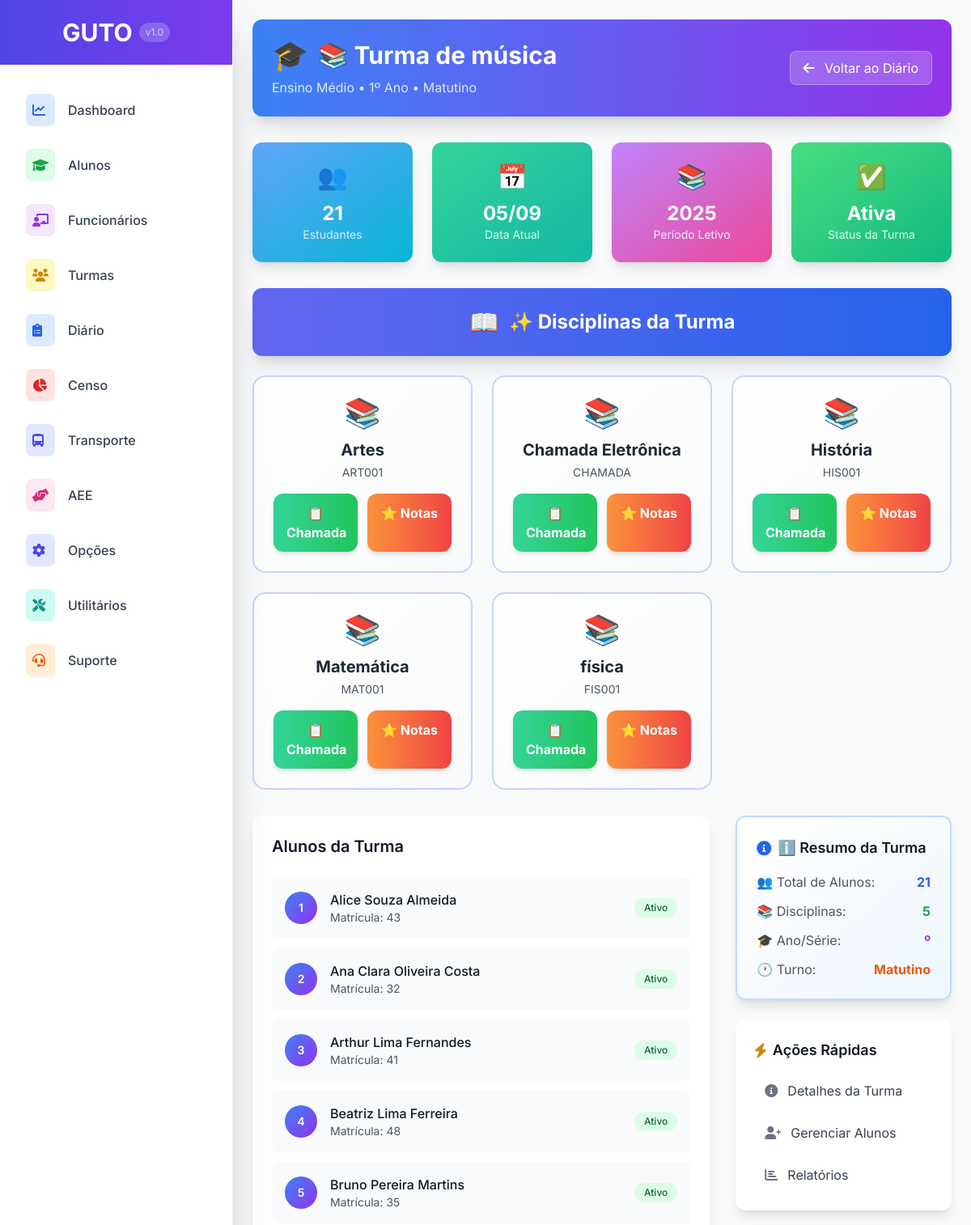
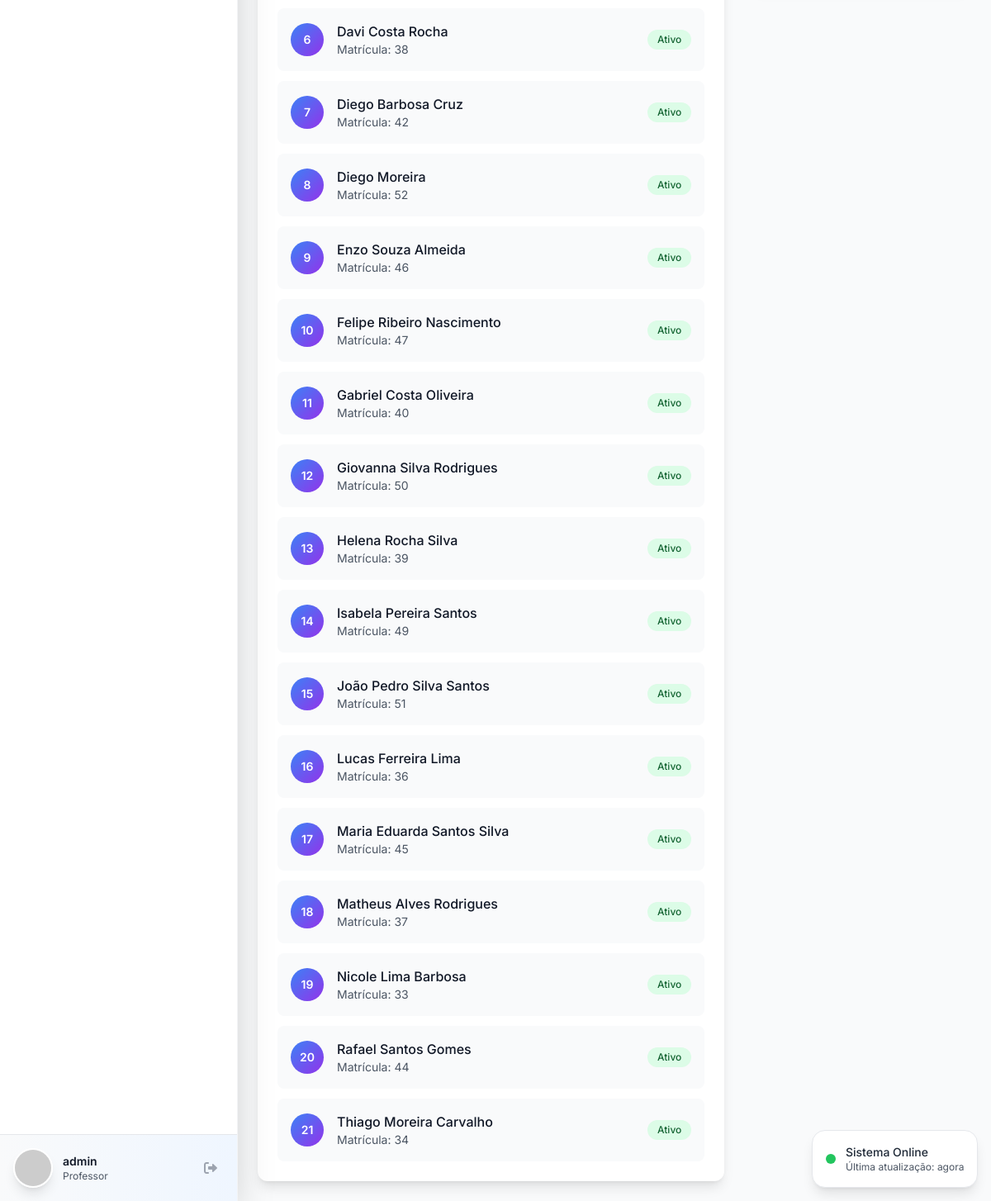
The app's page /diario/turma/5/ (signed in), older data (2 pictures, top to bottom).
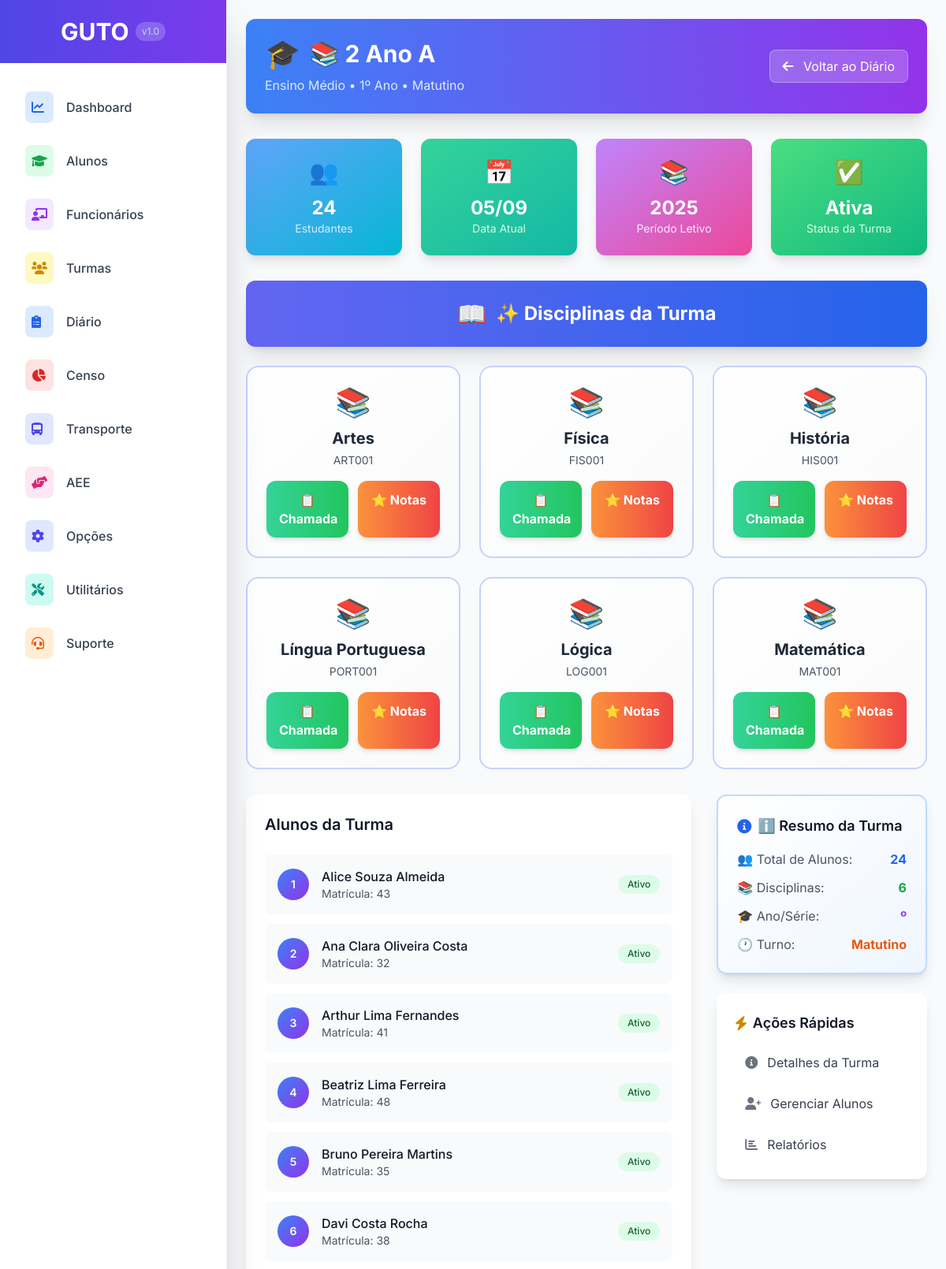
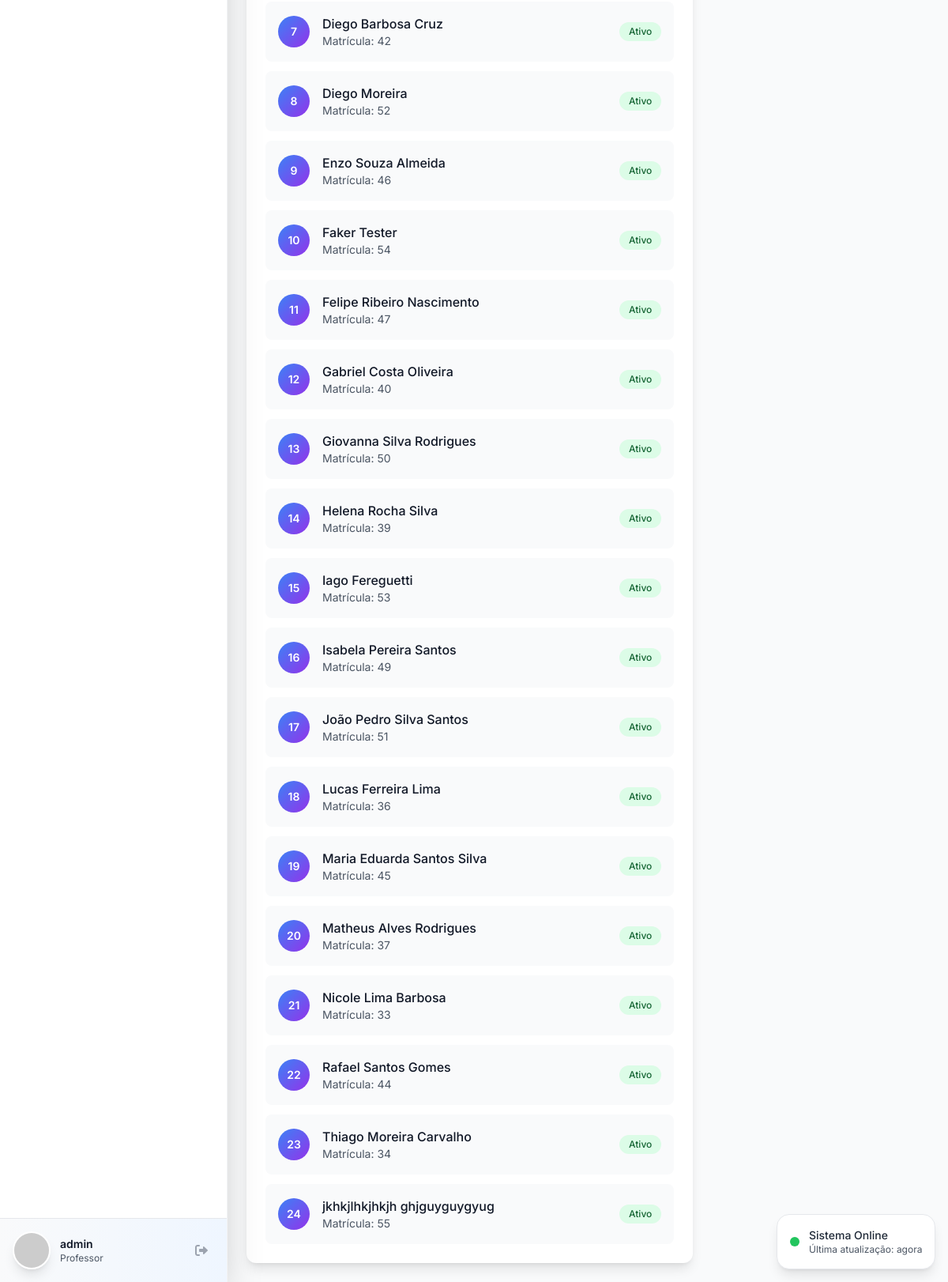
The same page, newer data (2 pictures, top to bottom).
### avaliacao/models.py (models this page shows, shortened)
class Turma(models.Model):
    TIPO_ENSINO_CHOICES = [
        ('EDUCACAO_INFANTIL', 'Educação Infantil'),
        ('ENSINO_FUNDAMENTAL_I', 'Ensino Fundamental I'),
        ('ENSINO_FUNDAMENTAL_II', 'Ensino Fundamental II'),
        ('ENSINO_MEDIO', 'Ensino Médio'),
    ]
    ANO_SERIE_CHOICES = [
        ('BERÇARIO', 'Berçário'),
        ('MATERNAL_I', 'Maternal I'),
        ('MATERNAL_II', 'Maternal II'),
        ('PRE_I', 'Pré I'),
        ('PRE_II', 'Pré II'),
        ('1_ANO', '1º Ano'),
        ('2_ANO', '2º Ano'),
        ('3_ANO', '3º Ano'),
        ('4_ANO', '4º Ano'),
        ('5_ANO', '5º Ano'),
        ('6_ANO', '6º Ano'),
        ('7_ANO', '7º Ano'),
        ('8_ANO', '8º Ano'),
        ('9_ANO', '9º Ano'),
        ('1_ANO_EM', '1º Ano'),
        ('2_ANO_EM', '2º Ano'),
        ('3_ANO_EM', '3º Ano'),
    ]
    TURNO_CHOICES = [
        ('MATUTINO', 'Matutino'),
        ('VESPERTINO', 'Vespertino'),
        ('NOTURNO', 'Noturno'),
        ('INTEGRAL', 'Integral'),
    ]
    nome = models.CharField(max_length=255, verbose_name="Nome da Turma")
    periodo_letivo = models.CharField(max_length=4, default=str(date.today().year), verbose_name="Período Letivo")
    tipo_ensino = models.CharField(max_length=50, choices=TIPO_ENSINO_CHOICES, verbose_name="Tipo de Ensino")
    ano_serie = models.CharField(max_length=50, choices=ANO_SERIE_CHOICES, verbose_name="Ano/Série")
    turno = models.CharField(max_length=20, choices=TURNO_CHOICES, verbose_name="Turno")
    diario_fechado = models.BooleanField(default=False, verbose_name="Diário Fechado")
    vagas_total = models.IntegerField(default=30, verbose_name="Total de Vagas")
    data_criacao = models.DateTimeField(auto_now_add=True, verbose_name="Data de Criação", null=True, blank=True)
    usuario_criacao = models.ForeignKey(User, on_delete=models.PROTECT, verbose_name="Criado por", null=True, blank=True)
    class Meta:
        verbose_name = "Turma"
        verbose_name_plural = "Turmas"
        unique_together = ['nome', 'periodo_letivo']
        ordering = ['periodo_letivo', 'ano_serie', 'nome']

class Disciplina(models.Model):
    nome = models.CharField(max_length=255, verbose_name="Nome da Disciplina")
    codigo = models.CharField(max_length=20, unique=True, verbose_name="Código da Disciplina")
    avalia_por_conceito = models.BooleanField(default=False, verbose_name="Avalia por Conceito")
    carga_horaria = models.IntegerField(default=40, verbose_name="Carga Horária")
    ativo = models.BooleanField(default=True, verbose_name="Disciplina Ativa")
    class Meta:
        verbose_name = "Disciplina"
        verbose_name_plural = "Disciplinas"
        ordering = ['nome']

### alunos/models.py (models this page shows, shortened)
class Aluno(models.Model):
    SEXO_CHOICES = [
        ('M', 'Masculino'),
        ('F', 'Feminino'),
    ]
    TIPO_ARQUIVO_CHOICES = [
        ('CORRENTE', 'Arquivo Corrente'),
        ('PERMANENTE', 'Arquivo Permanente'),
    ]
    codigo = models.AutoField(primary_key=True, verbose_name="Código")
    nome = models.CharField(max_length=255, verbose_name="Nome Completo")
    nome_social = models.CharField(max_length=255, blank=True, null=True, verbose_name="Nome Social")
    data_nascimento = models.DateField(verbose_name="Data de Nascimento")
    sexo = models.CharField(max_length=1, choices=SEXO_CHOICES, verbose_name="Sexo")
    nome_mae = models.CharField(max_length=255, blank=True, null=True, verbose_name="Nome da Mãe")
    nome_pai = models.CharField(max_length=255, blank=True, null=True, verbose_name="Nome do Pai")
    mae_nao_declarada = models.BooleanField(default=False, verbose_name="Mãe não declarada")
    pai_nao_declarado = models.BooleanField(default=False, verbose_name="Pai não declarado")
    aluno_gemeo = models.BooleanField(default=False, verbose_name="Aluno Gêmeo")
    falta_historico_escolar = models.BooleanField(default=False, verbose_name="Falta histórico escolar")
    aluno_exclusivo_aee = models.BooleanField(default=False, verbose_name="Aluno exclusivo de Atividade Complementar/AEE")
    tipo_arquivo = models.CharField(max_length=20, choices=TIPO_ARQUIVO_CHOICES, default='CORRENTE', verbose_name="Tipo de Arquivo")
    lembrete = models.TextField(blank=True, null=True, verbose_name="Lembrete")
    foto = models.ImageField(upload_to='alunos/fotos/', blank=True, null=True, verbose_name="Foto")
    data_cadastro = models.DateTimeField(auto_now_add=True, verbose_name="Data de Cadastro")
    data_atualizacao = models.DateTimeField(auto_now=True, verbose_name="Última Atualização")
    usuario_cadastro = models.ForeignKey(User, on_delete=models.PROTECT, related_name='alunos_cadastrados', verbose_name="Usuário que Cadastrou")
    class Meta:
        verbose_name = "Aluno"
        verbose_name_plural = "Alunos"
        ordering = ['nome']

### avaliacao/views.py (the view)
# urls.py: path('turma/<int:turma_id>/', views.diario_turma, name='turma'),
@login_required
def diario_turma(request, turma_id):
    turma = get_object_or_404(Turma, pk=turma_id)
    alunos = Aluno.objects.filter(
        enturmacoes__turma=turma,
        enturmacoes__ativo=True
    ).order_by('nome')
    disciplinas = Disciplina.objects.filter(ativo=True).order_by('nome')
    total_alunos = alunos.count()
    context = {
        'turma': turma,
        'alunos': alunos,
        'disciplinas': disciplinas,
        'total_alunos': total_alunos,
        'page_title': f'Diário - {turma.nome}'
    }
    return render(request, 'avaliacao/diario/diario_turma.html', context)

### templates/avaliacao/diario/diario_turma.html (shortened to what the changed rows need)
{% extends 'base.html' %}
{% block content %}
<div class="max-w-7xl mx-auto">
    <div class="mb-8">
        <div class="bg-gradient-to-r from-blue-500 to-purple-600 rounded-xl p-6 text-white shadow-xl">
            <div class="flex items-center justify-between">
                <div>
                    <h1 class="text-3xl font-bold flex items-center">
                        <span class="text-4xl mr-3">🎓</span>
                        📚 {{ turma.nome }}
                    </h1>
                    <p class="mt-2 text-blue-100">{{ turma.get_tipo_ensino_display }} • {{ turma.get_ano_serie_display }} • {{ turma.get_turno_display }}</p>
                </div>
            </div>
        </div>
    </div>
    <div class="grid grid-cols-1 md:grid-cols-4 gap-6 mb-8">
        <div class="bg-gradient-to-br from-blue-400 to-cyan-500 rounded-xl shadow-lg p-6 text-center text-white">
            <div class="text-3xl mb-3">👥</div>
            <div class="text-2xl font-bold">{{ total_alunos }}</div>
            <div class="text-sm text-blue-100">Estudantes</div>
        </div>
        <div class="bg-gradient-to-br from-purple-400 to-pink-500 rounded-xl shadow-lg p-6 text-center text-white">
            <div class="text-3xl mb-3">📚</div>
            <div class="text-2xl font-bold">{{ turma.periodo_letivo|default:"2024" }}</div>
            <div class="text-sm text-purple-100">Período Letivo</div>
        </div>
    </div>
    <div class="mb-8">
        <div class="bg-gradient-to-r from-indigo-500 to-blue-600 rounded-xl p-6 text-white shadow-xl mb-6">
            <h2 class="text-2xl font-bold text-center flex items-center justify-center">
                <span class="text-3xl mr-3">📖</span>
                ✨ Disciplinas da Turma
            </h2>
        </div>
        <div class="grid grid-cols-1 md:grid-cols-2 lg:grid-cols-3 gap-6">
            {% for disciplina in disciplinas %}
            <div class="bg-gradient-to-br from-white to-gray-50 border-2 border-indigo-200 rounded-2xl p-6 hover:shadow-2xl hover:scale-105 transition-all duration-300">
                <div class="text-center mb-4">
                    <div class="text-4xl mb-3">📚</div>
                    <h3 class="text-xl font-bold text-gray-800">{{ disciplina.nome }}</h3>
                    <p class="text-gray-600 text-sm mt-1">{{ disciplina.codigo }}</p>
                </div>
                <div class="grid grid-cols-2 gap-3">
                    <a href="{% url 'diario:chamada' turma.pk %}?disciplina={{ disciplina.pk }}"
                       class="text-center px-4 py-3 bg-gradient-to-r from-emerald-400 to-green-500 hover:from-emerald-500 hover:to-green-600 text-white font-bold rounded-xl transition-all duration-300 shadow-md transform hover:scale-105">
                        📋 Chamada
                    </a>
                    <a href="{% url 'diario:notas' turma.pk %}?disciplina={{ disciplina.pk }}"
                       class="text-center px-4 py-3 bg-gradient-to-r from-orange-400 to-red-500 hover:from-orange-500 hover:to-red-600 text-white font-bold rounded-xl transition-all duration-300 shadow-md transform hover:scale-105">
                        ⭐ Notas
                    </a>
                </div>
            </div>
            {% endfor %}
        </div>
    </div>
    <div class="grid grid-cols-1 lg:grid-cols-3 gap-8">
        <div class="lg:col-span-2">
            <div class="bg-white rounded-xl shadow-lg p-6">
                <div class="mb-6">
                    <h2 class="text-xl font-semibold text-gray-900">Alunos da Turma</h2>
                </div>
                {% if alunos %}
                <div class="space-y-3">
                    {% for aluno in alunos %}
                    <div class="flex items-center justify-between p-4 bg-gray-50 rounded-lg hover:bg-gray-100 transition-colors duration-200">
                        <div class="flex items-center">
                            <div class="w-10 h-10 bg-gradient-to-br from-blue-500 to-purple-600 rounded-full flex items-center justify-center text-white font-semibold text-sm">
                                {{ forloop.counter }}
                            </div>
                            <div class="ml-4">
                                <p class="font-medium text-gray-900">{{ aluno.nome }}</p>
                                <p class="text-sm text-gray-600">Matrícula: {{ aluno.codigo }}</p>
                            </div>
                        </div>
                        <div class="flex items-center space-x-2">
                            <span class="px-3 py-1 bg-green-100 text-green-800 rounded-full text-xs font-medium">Ativo</span>
                        </div>
                    </div>
                    {% endfor %}
                </div>
                {% endif %}
            </div>
        </div>
        <div class="space-y-6">
            <div class="bg-gradient-to-br from-white to-blue-50 border-2 border-blue-200 rounded-xl shadow-lg p-6">
                <div class="space-y-3">
                    <div class="flex justify-between items-center">
                        <span class="text-gray-600">👥 Total de Alunos:</span>
                        <span class="font-bold text-blue-600">{{ alunos|length }}</span>
                    </div>
                    <div class="flex justify-between items-center">
                        <span class="text-gray-600">📚 Disciplinas:</span>
                        <span class="font-bold text-green-600">{{ disciplinas|length }}</span>
                    </div>
                    <div class="flex justify-between items-center">
                        <span class="text-gray-600">🕐 Turno:</span>
                        <span class="font-bold text-orange-600">{{ turma.get_turno_display }}</span>
                    </div>
                </div>
            </div>
        </div>
    </div>
</div>
{% endblock %}

Row changes from the older to the newer data that the page shows:
removed Disciplina: nome "Chamada Eletrônica", codigo "CHAMADA"
changed Turma "Ensino Médio": nome "Turma de música" → "2 Ano A"
changed Disciplina "FIS001": nome "física" → "Física"; moves up the list
added Disciplina: nome "Língua Portuguesa", codigo "PORT001"
added Disciplina: nome "Lógica", codigo "LOG001"
now on this page (row unchanged): Aluno: nome "Faker Tester", codigo "54"
now on this page (row unchanged): Aluno: nome "Iago Fereguetti", codigo "53"
added Aluno: nome "jkhkjlhkjhkjh ghjguyguygyug", codigo "55"
Text that changed along with them:
{{ total_alunos }}: "21" → "24"
{{ alunos|length }}: "21" → "24"
{{ disciplinas|length }}: "5" → "6"
